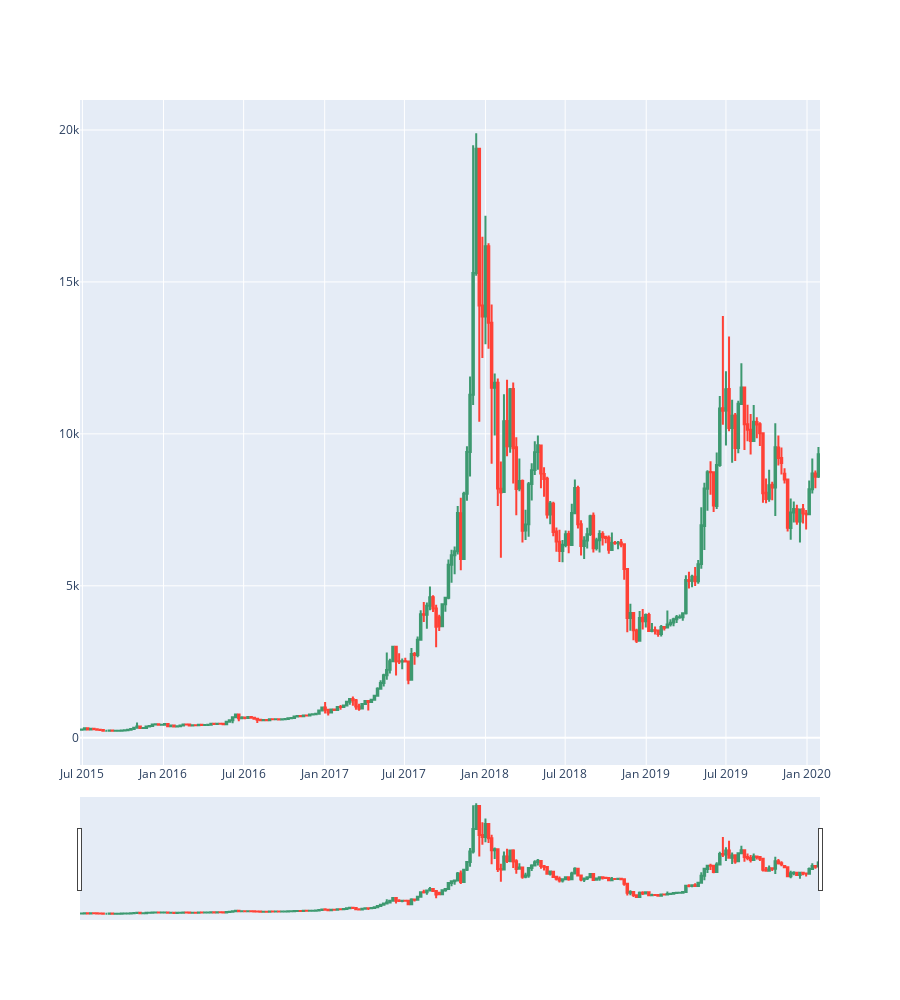

Here is the notebook cell this chart was saved with:
### Code cell
fig = go.Figure(data=[go.Candlestick(x=data_df.index,
                open=data_df['O'],
                high=data_df['H'],
                low=data_df['L'],
                close=data_df['C'])])
fig.update_yaxes(fixedrange=False)
fig.update_layout(height=1000)
fig.show()

### Figure 1 — Plotly figure (JSON) as saved in the notebook; plotly's stock layout.template omitted (floating-point values rounded to 4 significant figures; data arrays with more than 128 entries replaced by an {"elided": "..."} marker saying what was removed)
{"data": [{"close": {"elided": "240 float values"}, "high": {"elided": "240 float values"}, "low": {"elided": "240 float values"}, "open": {"elided": "240 float values"}, "type": "candlestick", "x": {"elided": "240 str values"}}], "layout": {"height": 1000, "yaxis": {"fixedrange": false}}}
